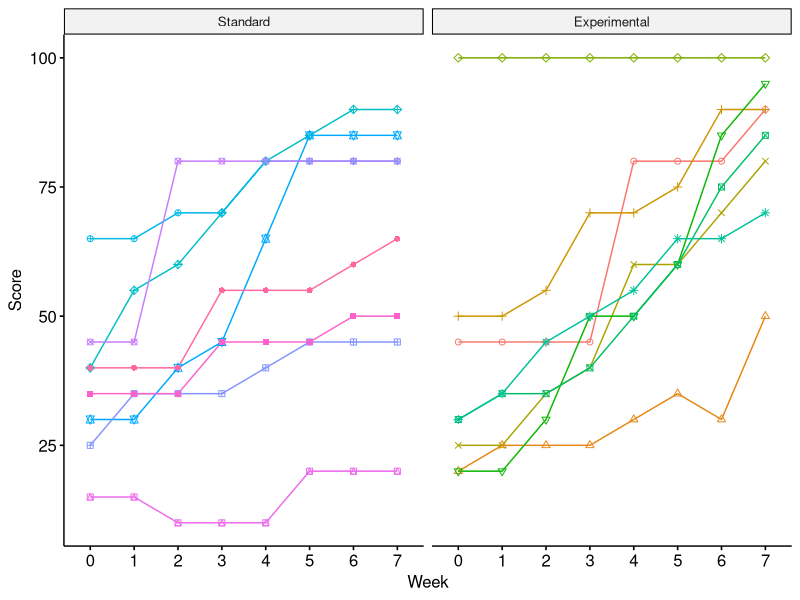
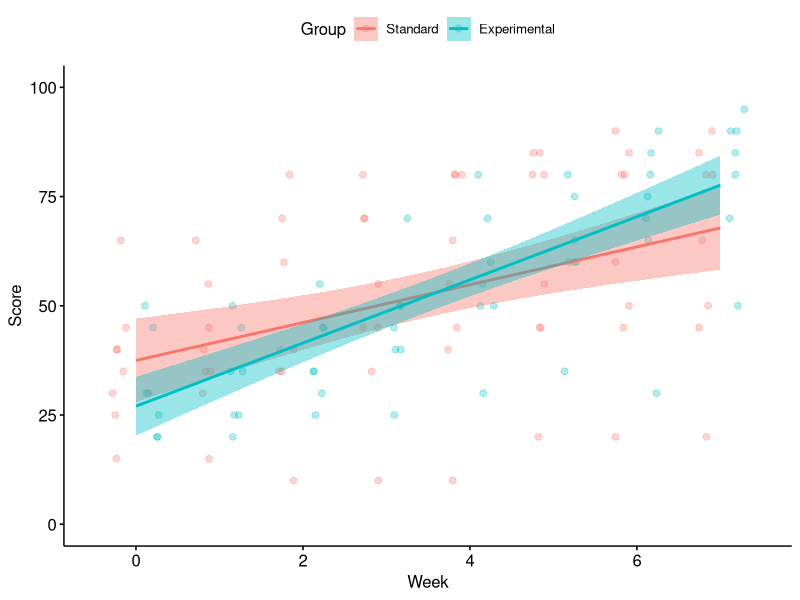
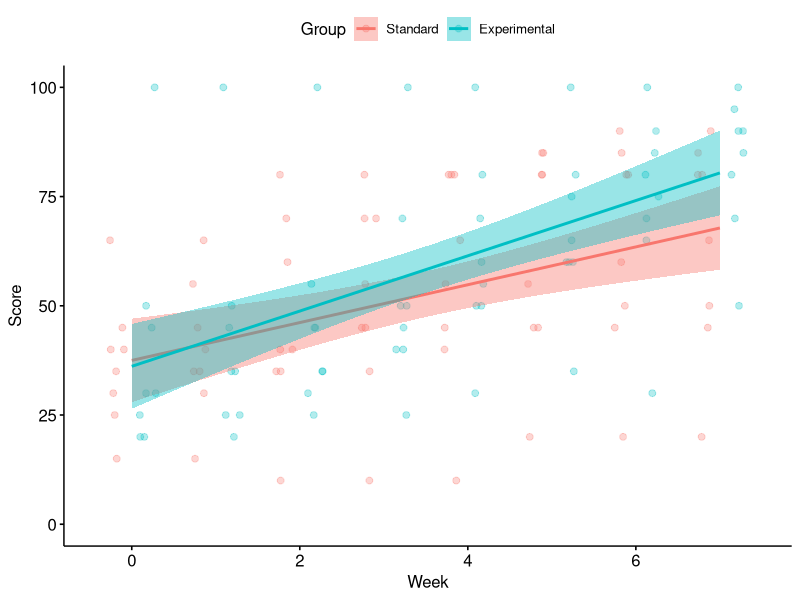
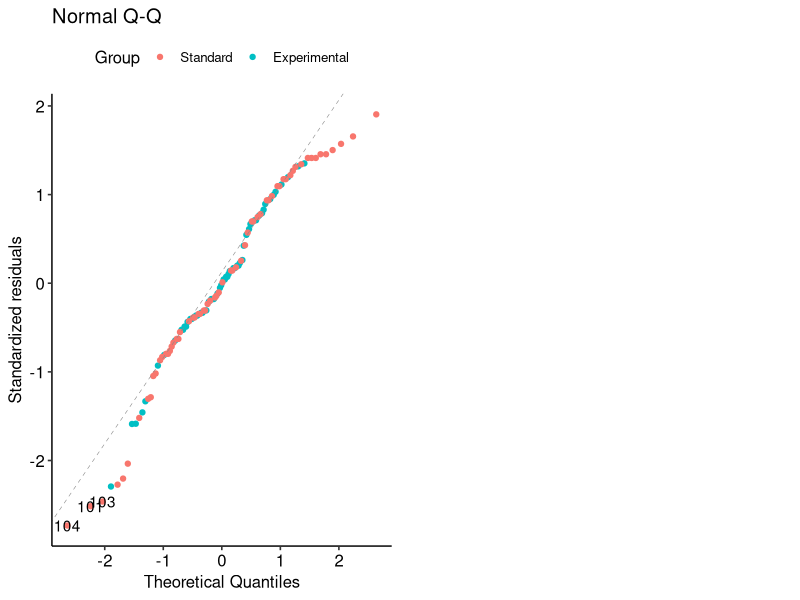
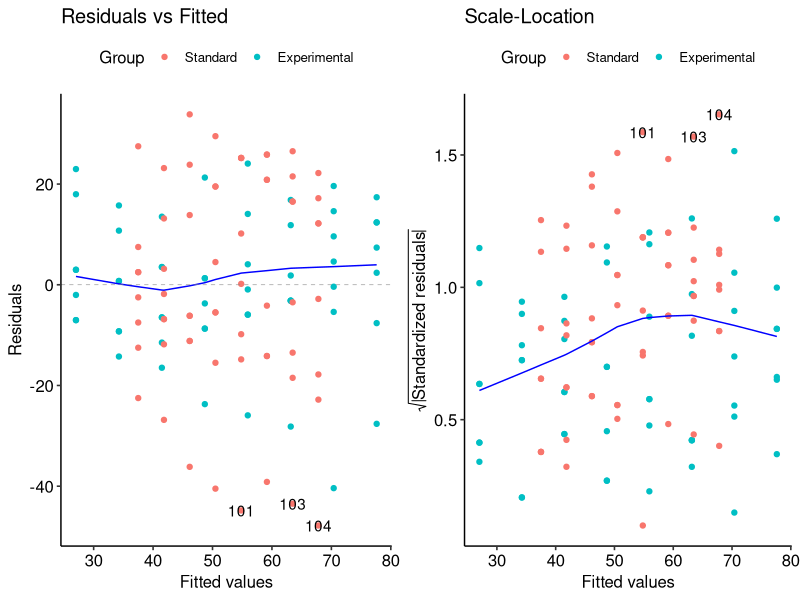
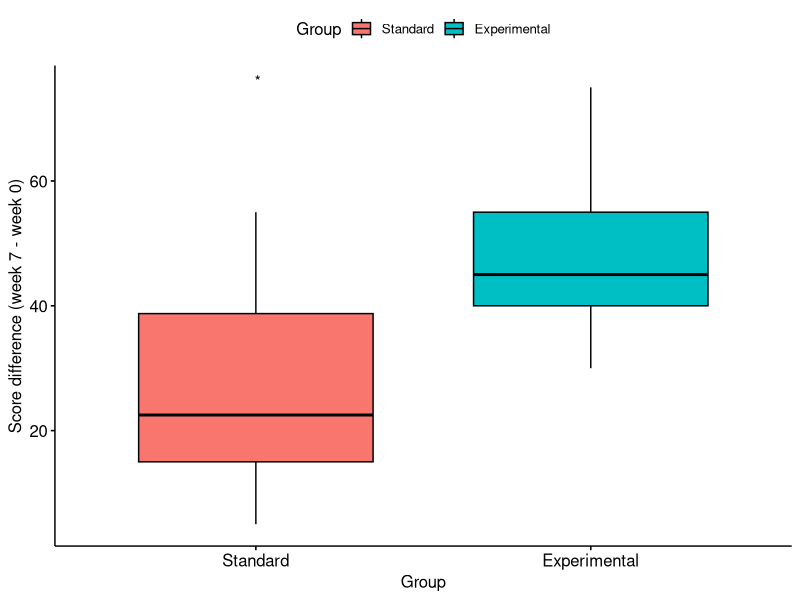
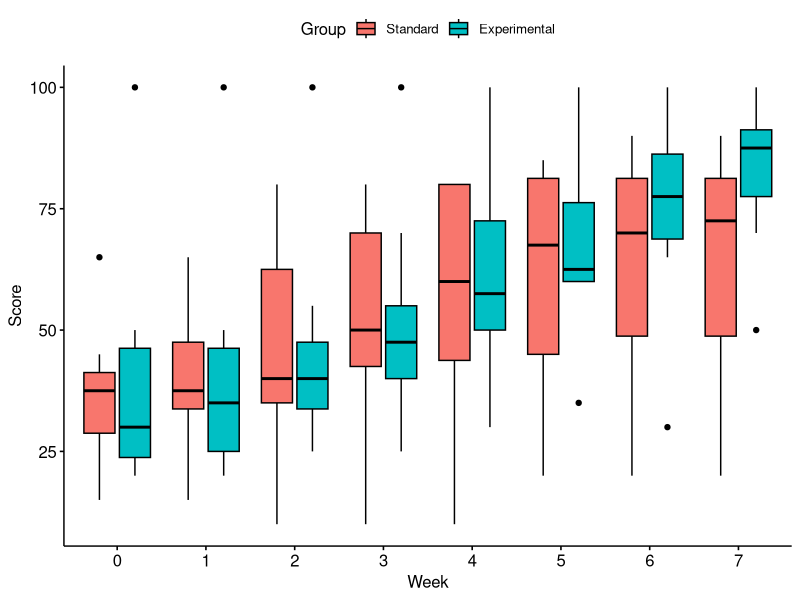
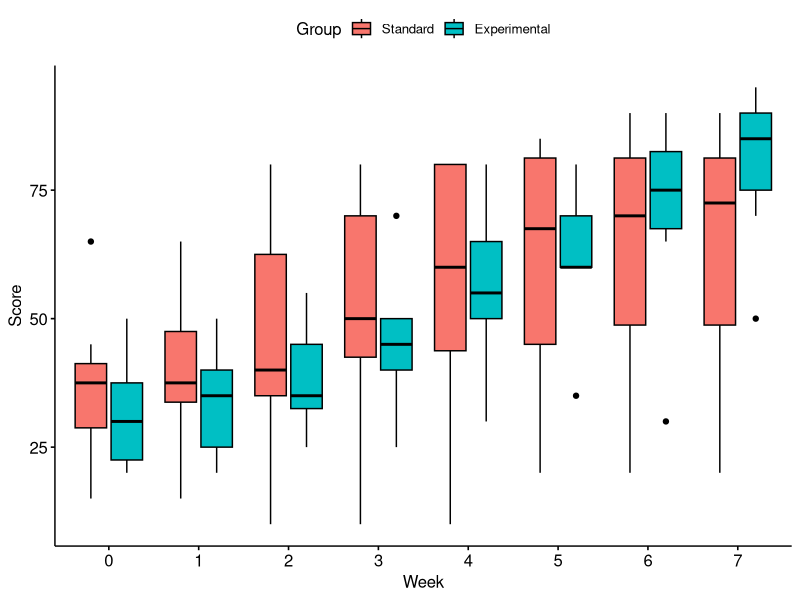

Recreate these plots in R, in order.
## ---- chunk 1
# Set working directory
knitr::opts_knit$set(root.dir = '~/Projects/biostatistics-presentation')
setwd('~/Projects/biostatistics-presentation')

options(htmltools.dir.version = FALSE)

require(tidyverse)
require(broom)
require(ggfortify)
library("ggpubr")

data <- read_tsv("data/problem2_data.txt", col_names = c("Id", "Group", "Week", "Score"), col_types = "nfnn", skip = 1)

data <- data %>%
  mutate(Group = factor(Group, levels = c('Std', 'Exp')),
         Group = recode(Group, 
                        Std = "Standard",
                        Exp = "Experimental"))

data
## ---- chunk 2
data_no_outlier <- data %>% filter(Id !=5)
## ---- chunk 3
#data %>%
#  mutate(`Ìndividual (Id)`= factor(Id)) %>%
#  ggplot(aes(Week, Score, color = `Ìndividual (Id)`)) +
#  geom_line() +
#  facet_wrap(~Group) 

data_id_as_factor <- data %>% mutate(Id = factor(Id))
ggline(data_id_as_factor, x = "Week", y = "Score", color = "Id", shape = "Id") + facet_wrap(~Group) + theme(legend.position = "none")
## ---- chunk 4
model <- lm(Score ~ Group + Week + Group : Week, data_no_outlier)
model_outlier <- lm(Score ~ Group + Week + Group : Week, data)
augment(model) %>% pull(.resid) %>% shapiro.test()
## ---- chunk 5
summary(model)
## ---- chunk 6

#data_no_outlier %>%
#  ggplot(aes(Week, Score, color = Group)) + 
#  geom_point(position = position_jitterdodge(), #alpha = 0.5) +
#  stat_smooth(method = "lm", formula = y ~ x, se = #FALSE) +
#  ylim(0,100)

ggscatter(data_no_outlier, x = "Week", y = "Score", color = "Group", position = position_jitterdodge(), add = "reg.line", conf.int = TRUE, alpha = 0.3) + ylim(0,100)


#data %>%
#  ggplot(aes(Week, Score, color = Group)) + 
#  geom_point(position = position_jitterdodge(), alpha = 0.5) +
#  stat_smooth(method = "lm", formula = y ~ x, se = FALSE) +
#  ylim(0,100)

## ---- chunk 7
summary(model_outlier)
## ---- chunk 8

#data_no_outlier %>%
#  ggplot(aes(Week, Score, color = Group)) + 
#  geom_point(position = position_jitterdodge(), #alpha = 0.5) +
#  stat_smooth(method = "lm", formula = y ~ x, se = #FALSE) +
#  ylim(0,100)

ggscatter(data, x = "Week", y = "Score", color = "Group", position = position_jitterdodge(), add = "reg.line", conf.int = TRUE, alpha = 0.3) + ylim(0,100)


#data %>%
#  ggplot(aes(Week, Score, color = Group)) + 
#  geom_point(position = position_jitterdodge(), alpha = 0.5) +
#  stat_smooth(method = "lm", formula = y ~ x, se = FALSE) +
#  ylim(0,100)

## ---- chunk 9
# Checking model assumptions
#   - Checking normality
#     - The model assumes the residuals to be normal (not x or y)
#     - After computing these, normality can be checked
#         - Graphically, e.g. histogram, Q-Q plot
autoplot(model, data = data_no_outlier, colour = 'Group')[2] + theme_pubr()
#p1 <- augment(model) %>%
 # ggplot(aes(.resid)) + 
#  geom_histogram(binwidth = 5, position = "identity", alpha = 1)

#p1 <- gghistogram(augment(model), x = ".resid", fill = "grey")

#         - Q-Q plot

#p2 <- ggqqplot(augment(model)$.resid)

#ggarrange(p1,p2, ncol = 2, nrow = 1,
#          labels = c("Histogram", "Q-Q plot"))

#         - Numerically, e.g. the Shapiro-Wilk test.

augment(model) %>% pull(.resid) %>% shapiro.test()


## ---- chunk 10

autoplot(model, data = data_no_outlier, colour = 'Group')[c(1,3)] + theme_pubr()

## ---- chunk 11
data_delta_score <- data_no_outlier %>% 
  group_by(Id) %>%
  mutate(score_7 = Score[which(Week==7)], 
         score_0 = Score[which(Week==0)],
         score_difference = score_7 - score_0
         ) %>%
  select(Id, Group, score_difference) %>%
  distinct() 

data_delta_score_outlier <- data %>% 
  group_by(Id) %>%
  mutate(score_7 = Score[which(Week==7)], 
         score_0 = Score[which(Week==0)],
         score_difference = score_7 - score_0
         ) %>%
  select(Id, Group, score_difference) %>%
  distinct() 

summary(lm(score_difference ~ Group, data_delta_score))

t.test(score_difference ~ Group, data_delta_score)
## ---- chunk 12
#data_delta_score %>%
#  ggplot(aes(Group, score_difference, color = #Group, group = 1)) +
#  geom_point() + 
#  geom_smooth(method = "lm")

ggboxplot(data_delta_score, x = "Group", y = "score_difference", fill = "Group") + stat_compare_means(method = "t.test", label = "p.signif") + ylab("Score difference (week 7 - week 0)") 
  

#fit <- lm(score_difference ~ Group, data_delta_score)
#summary(fit)

#t.test(score_difference ~ Group, data_delta_score)
## ---- chunk 13
# summary(aov(Score ~ Week + Group + Week:Group, data_no_outlier)) ?
## ---- chunk 14
data %>% distinct(Id) %>% nrow()
## ---- chunk 15
#data %>%
#  ggplot(aes(factor(Week), Score, fill = Group)) + 
#  geom_boxplot() + 
#  facet_wrap(~Group) +
#  xlab("Week") +
#  ylim(0,100)

ggboxplot(data, x = "Week", y = "Score", fill = "Group")
## ---- chunk 16
data_no_outlier <- data %>% filter(Id !=5)
## ---- chunk 17
#data_no_outlier %>%
#  ggplot(aes(factor(Week), Score, fill = Group)) + 
#  geom_boxplot() +
#  facet_wrap(~Group) +
#  xlab("Week") +
#  ylim(0,100)

ggboxplot(data_no_outlier, x = "Week", y = "Score", fill = "Group")
